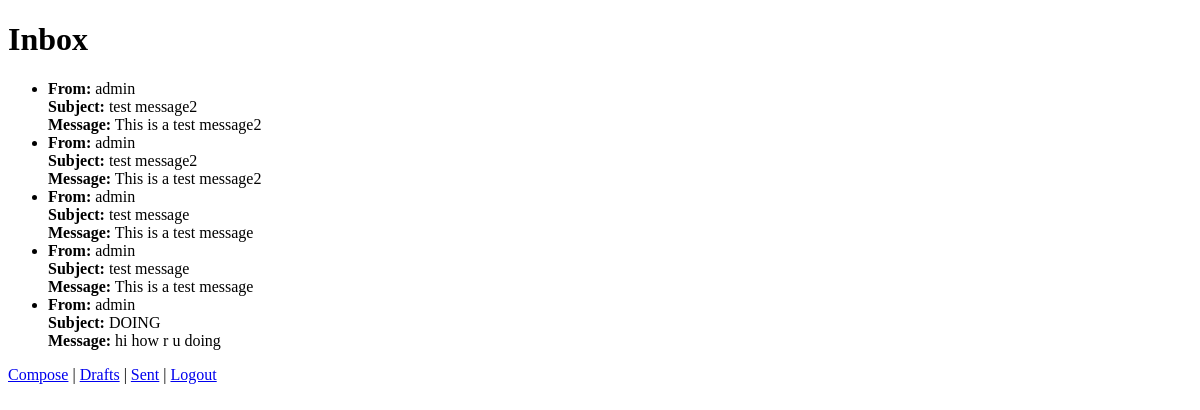
Page /inbox/ (signed in) on the earlier database version.
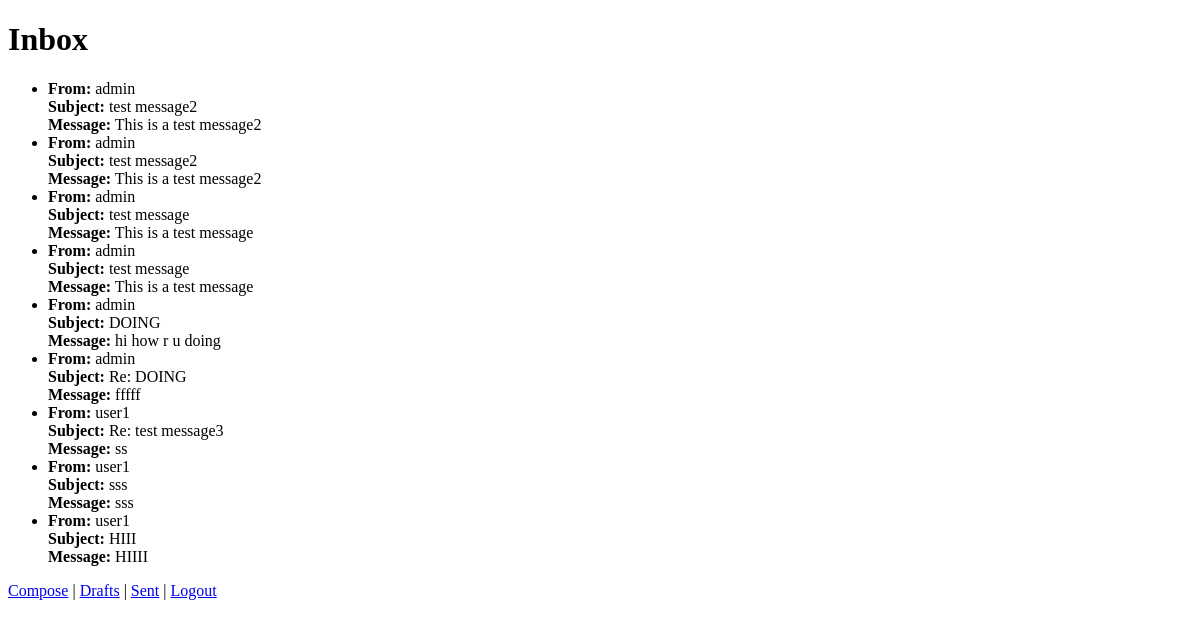
Same page on the later database version.
### chat/models.py (models this page shows, shortened)
class Message(models.Model):
    sender = models.ForeignKey(User, related_name='sent_messages', on_delete=models.CASCADE)
    recipient = models.ForeignKey(User, related_name='received_messages', on_delete=models.CASCADE)
    subject = models.CharField(max_length=255)
    body = models.TextField()
    date_sent = models.DateTimeField(auto_now_add=True)

### chat/views.py (the view)
# urls.py: path('inbox/', views.inbox, name='inbox'),
@login_required
def inbox(request):
    user = request.user
    received_messages = Message.objects.filter(recipient=user)
    return render(request, 'inbox.html', {'messages': received_messages})

### chat/templates/inbox.html (shortened to what this page needs)
<!DOCTYPE html>
<html lang="en">
<head>
</head>
<body>
    <h1>Inbox</h1>
    <ul>
    {% for message in messages %}
        <li>
            <strong>From:</strong> {{ message.sender.username }}<br>
            <strong>Subject:</strong> {{ message.subject }}<br>
            <strong>Message:</strong> {{ message.body }}<br>
        </li>
    {% endfor %}
    </ul>
    <a href="{% url 'compose' %}">Compose</a> |
    <a href="{% url 'drafts' %}">Drafts</a> |
    <a href="{% url 'sent' %}">Sent</a> |
    <a href="{% url 'logout' %}">Logout</a>
</body>
</html>

Differences in the rows shown:
added Message: sender.username "admin", subject "Re: DOING", body "fffff"
added Message: sender.username "user1", subject "Re: test message3", body "ss"
added Message: sender.username "user1", subject "sss", body "sss"
added Message: sender.username "user1", subject "HIII", body "HIIII"
